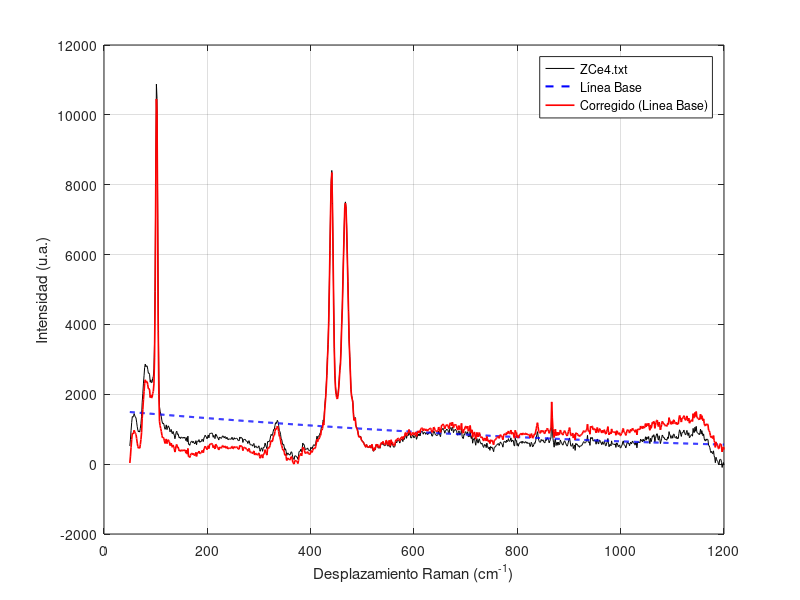

Reproduce this figure in MATLAB. (Note: this script raises an error after producing the figure.)
% Establecer la carpeta donde se encuentra el archivo
carpeta = 'C:\Users\OVER REGINO\Desktop\Espectroscopía RAMAN - copia\Resultados';
cd(carpeta); % Cambia el directorio de trabajo actual a esa carpeta

% Verificar si el archivo existe
if ~exist('ZCe4.txt', 'file') % Comprueba si el archivo existe en la carpeta
    error('El archivo ZCe4.txt no se encuentra en la carpeta especificada.');
    % Muestra error si no existe
end
%==============================================================================
% Cargar datos del espectro Raman
data = load('ZCe4.txt'); % Carga los datos del archivo como matriz numérica
raman_shift = data(:,1);  % Columna 1: eje X (desplazamiento Raman)
intensity = data(:,2);    % Columna 2: eje Y (intensidad)
%===============================================================================
% --- Escalado del eje X para evitar inestabilidad numérica ---
%===============================================================================
x_mean = mean(raman_shift);                    % Calcula el promedio del eje X
x_std = std(raman_shift);                      % Calcula la desviación estándar del eje X
x_scaled = (raman_shift - x_mean) / x_std;     % Normaliza los valores del eje X
%-------------------------------------------------------------------------------
%x_scaled = (raman_shift - x_mean) / x_std: Centra y escala los datos: 
%                resta el promedio → todos los datos giran en torno a 0.
%            Divide entre la desviación → todos los datos tienen unidad de dispersión.
%----------------------------------------------------------------------------------
%===============================================================================
% Ajuste polinomial de orden n=0,1,2,3... en datos escalados
%===============================================================================
orden_pol = 2;                                      % Define el orden del polinomio (manipula 0,1,2,3,4,5,6...)
p_scaled = polyfit(x_scaled, intensity, orden_pol); % Ajusta un polinomio a los datos
%------------------------------------------------------------------------------
   % x_scaled: eje X (datos escalados)
   % intensity: eje Y (intensidad del espectro)
   % orden_pol: orden del polinomio 
%-------------------------------------------------------------------------------
baselinea = polyval(p_scaled, x_scaled);             % Evalúa el polinomio (línea base)
   %p_scaled: polinomio que obtuviste con polyfit
   %x_scaled: valores de entrada (escalados)
%-------------------------------------------------------------------------------
%========================================================================
% Corrección del espectro
corrected_intensity = intensity - baselinea;
%-----------------------------------------------------------------
% --- Ajustar para que el mínimo sea cero ( Desplaza todo el espectro para que el valor más bajo sea 0) ---
corrected_intensity = corrected_intensity - min(corrected_intensity);
%-=======================================================================
% --- Graficar resultados -------------------------------------------
%-=======================================================================
figure;
plot(raman_shift, intensity, 'k', 'DisplayName','ZCe4.txt'); hold on; 
% Grafica el espectro original en negro
plot(raman_shift, baselinea, 'b--', 'LineWidth', 1.5, 'DisplayName','Línea Base');
% Grafica la línea base en azul punteado
plot(raman_shift, corrected_intensity, 'r', 'LineWidth', 1.2, 'DisplayName','Corregido (Linea Base)');
% Grafica el espectro corregido en rojo
%---------------------------------------------------------------------------------
%--------------------------------------------------------------------------------
xlabel('Desplazamiento Raman (cm^{-1})');  % Etiqueta eje X
ylabel('Intensidad (u.a.)');               % Etiqueta eje Y
%title('Corrección de Línea Base - espectro Raman ZCe4'); % Título de la gráfica
legend('show'); grid on;                   % Muestra la leyenda y activa la cuadrícula
%================================================================================================
%================================================================================================
%%Guardar datos corregidos 
%================================================================================================
%================================================================================================
% --- Crear matriz de datos corregidos ---
datos_corregidos = [raman_shift, corrected_intensity];

% --- Ruta personalizada donde se guardará el archivo ---
carpeta_salida = 'C:\Users\OVER REGINO\Desktop\Espectroscopía RAMAN - copia\Linea base';  % Cambia esta ruta si quieres otra

% Crear la carpeta si no existe
if ~exist(carpeta_salida, 'dir')
   mkdir(carpeta_salida);
end

% Nombre completo del archivo con la ruta
archivo_salida = fullfile(carpeta_salida, 'espectro_corregido.txt');

% Guardar archivo .txt separado por tabulaciones
writematrix(datos_corregidos, archivo_salida, 'Delimiter', '\t');

% Mensaje de confirmación
disp(['Espectro corregido guardado en: ', archivo_salida]);
%%%%%%%
exportgraphics(gcf, 'C:\Users\OVER REGINO\Desktop\Espectroscopía RAMAN - copia\Resultados\Espectro_ZnO.png', 'Resolution', 300);
